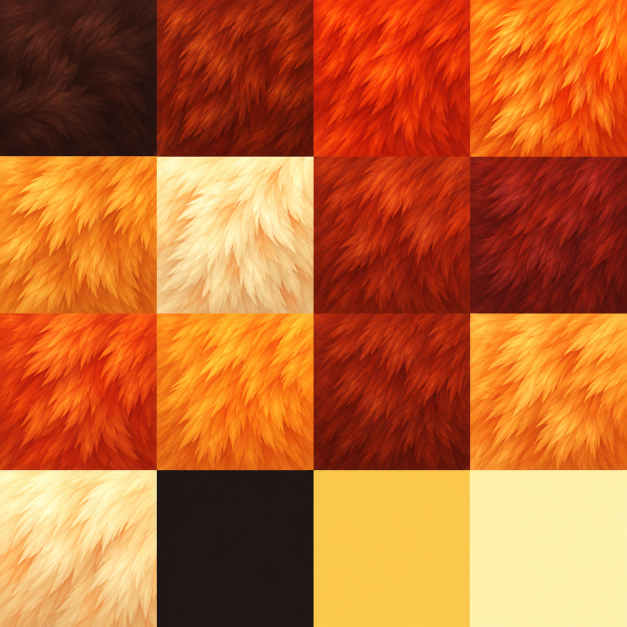
#> input picture assets/source/elemental-spirits/refinement-20261015/batch-c-fire/fox/art/CinderFoxAtlas-imagegen-v1.png, 1254 x 1254 px (shown at 1/2 size)
$ python -i rebuild_fire_textures.py   (imports and definitions only)
#> lines starting #> are read from the running program, lines starting #| are printed output that depends on the picture
#> further down, picture is the input picture: PIL image 1254x1254 RGB; mean R, G, B 190.9, 102.6, 47.7
"""Deterministic stage-only image_gen atlas conversion and TEXS path adapter.
No artist raster pixels are painted here: only RGB conversion, resizing,
palette/mipmap conversion and independent readback. Original mesh/UV/animation
chunks are preserved byte-for-byte. Paths are relative to this staged bundle.
"""
from pathlib import Path
import hashlib,json,struct,sys
import numpy as np
from PIL import Image
R=Path(__file__).resolve().parents[1]
sys.path.insert(0,str(R/'tools'));from mdx_decode import decode,Evaluator
def sha(p):return hashlib.sha256(Path(p).read_bytes()).hexdigest()
def encode(im):
 im=im.convert('RGB').resize((256,256),Image.Resampling.LANCZOS)
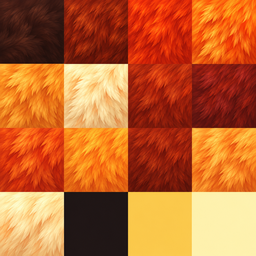
#> im: PIL image 256x256 RGB; mean R, G, B 190.9, 102.6, 47.7
 q=im.quantize(colors=256,method=Image.Quantize.MEDIANCUT);pal=q.getpalette();offsets=[0]*16;sizes=[0]*16;blobs=[];off=1180
#> after `pal = q.getpalette()`: pal = 768 values, max 255 at index 18, min 8 at index 419, mean 112.2
 for i in range(9):
  n=max(1,256>>i);idx=im.resize((n,n),Image.Resampling.BOX).quantize(palette=q,dither=Image.Dither.NONE).tobytes();offsets[i]=off;sizes[i]=len(idx);off+=len(idx);blobs.append(idx)
#> this loop made 9 passes
#> off on passes 1 to 9: 66716, 83100, 87196, 88220, 88476, 88540, 88556, 88560, 88561
#> after the loop, blobs = 9 items; off = 88561; offsets = [1180, 66716, 83100, 87196, 88220, 88476, 88540, 88556, 88560, 0, 0, 0, 0, 0, 0, 0]; sizes = [65536, 16384, 4096, 1024, 256, 64, 16, 4, 1, 0, 0, 0, 0, 0, 0, 0]
 raw=b'BLP1'+struct.pack('<6I',1,0,256,256,5,1)+struct.pack('<16I',*offsets)+struct.pack('<16I',*sizes)+b''.join(bytes([pal[3*i+2],pal[3*i+1],pal[3*i],255])for i in range(256))+b''.join(blobs)
 return im,raw
def readback(b):
 assert b[:4]==b'BLP1';c,a,w,h,typ,mip=struct.unpack_from('<6I',b,4);assert(c,a,w,h)==(1,0,256,256)
 offsets=struct.unpack_from('<16I',b,28);sizes=struct.unpack_from('<16I',b,92)
 for i in range(9):assert sizes[i]==max(1,w>>i)*max(1,h>>i)and offsets[i]+sizes[i]<=len(b)
 pal=b[156:1180];idx=b[offsets[0]:offsets[0]+w*h];return Image.frombytes('RGBA',(w,h),bytes(v for n in idx for v in (pal[4*n+2],pal[4*n+1],pal[4*n],255)))
def patch_texs(raw,path):
 b=bytearray(raw);p=4;changed=[]
 while p<len(b):
  tag=b[p:p+4];n=struct.unpack_from('<I',b,p+4)[0]
  if tag==b'TEXS':
   assert n==268 and struct.unpack_from('<I',b,p+8)[0]==0
   bb=path.encode('ascii');assert len(bb)<260;b[p+12:p+272]=bb.ljust(260,b'\0');changed.append('TEXS')
  p+=8+n
 assert changed==['TEXS'];return bytes(b)
entries=[]
# [16 lines not run here, left out]

>>> from PIL import Image
>>> picture = Image.open('../fox/art/CinderFoxAtlas-imagegen-v1.png')
>>> result = encode(picture)
